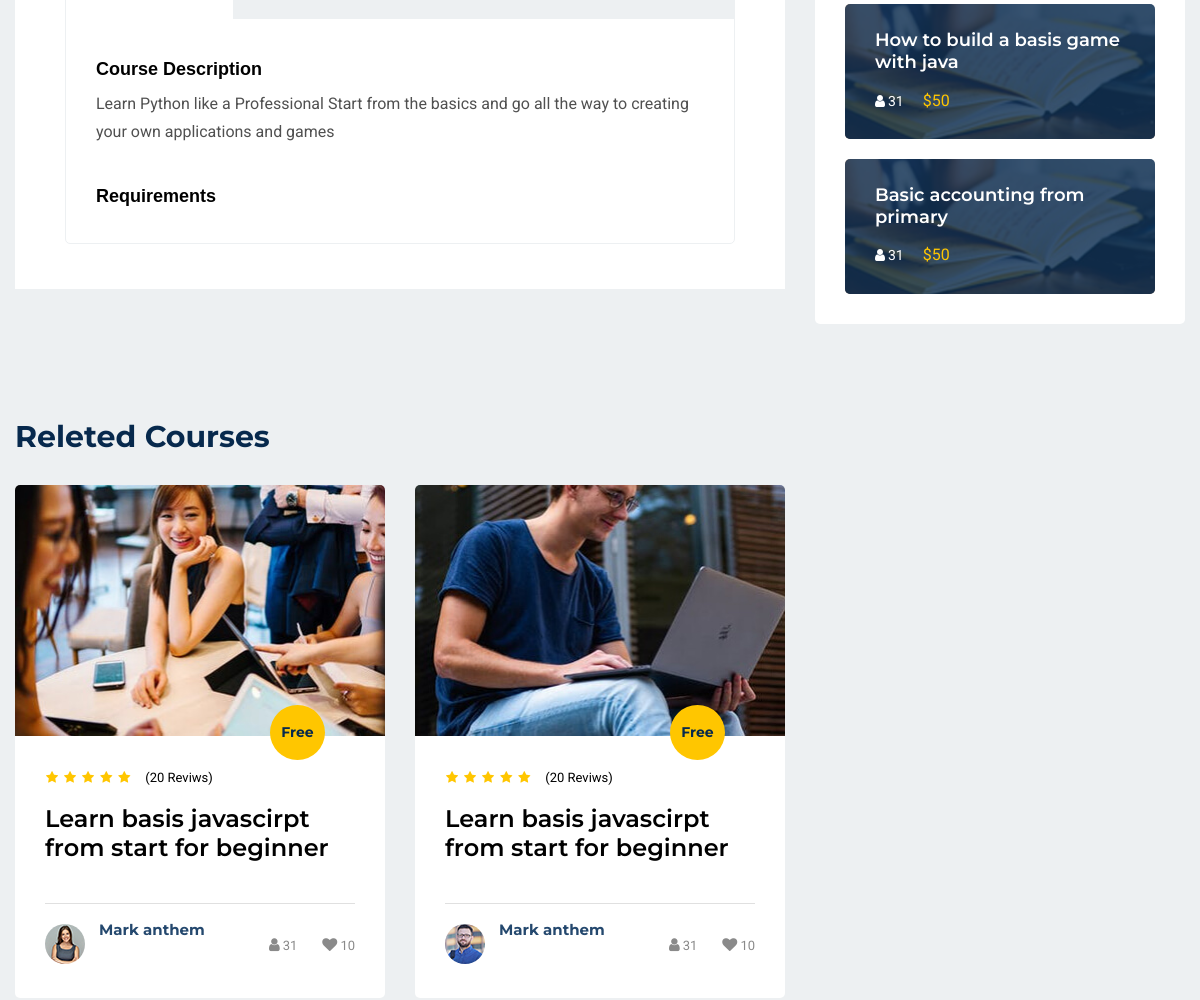
The app's page /single-course/python-for-beginners/ (middle part), older data.
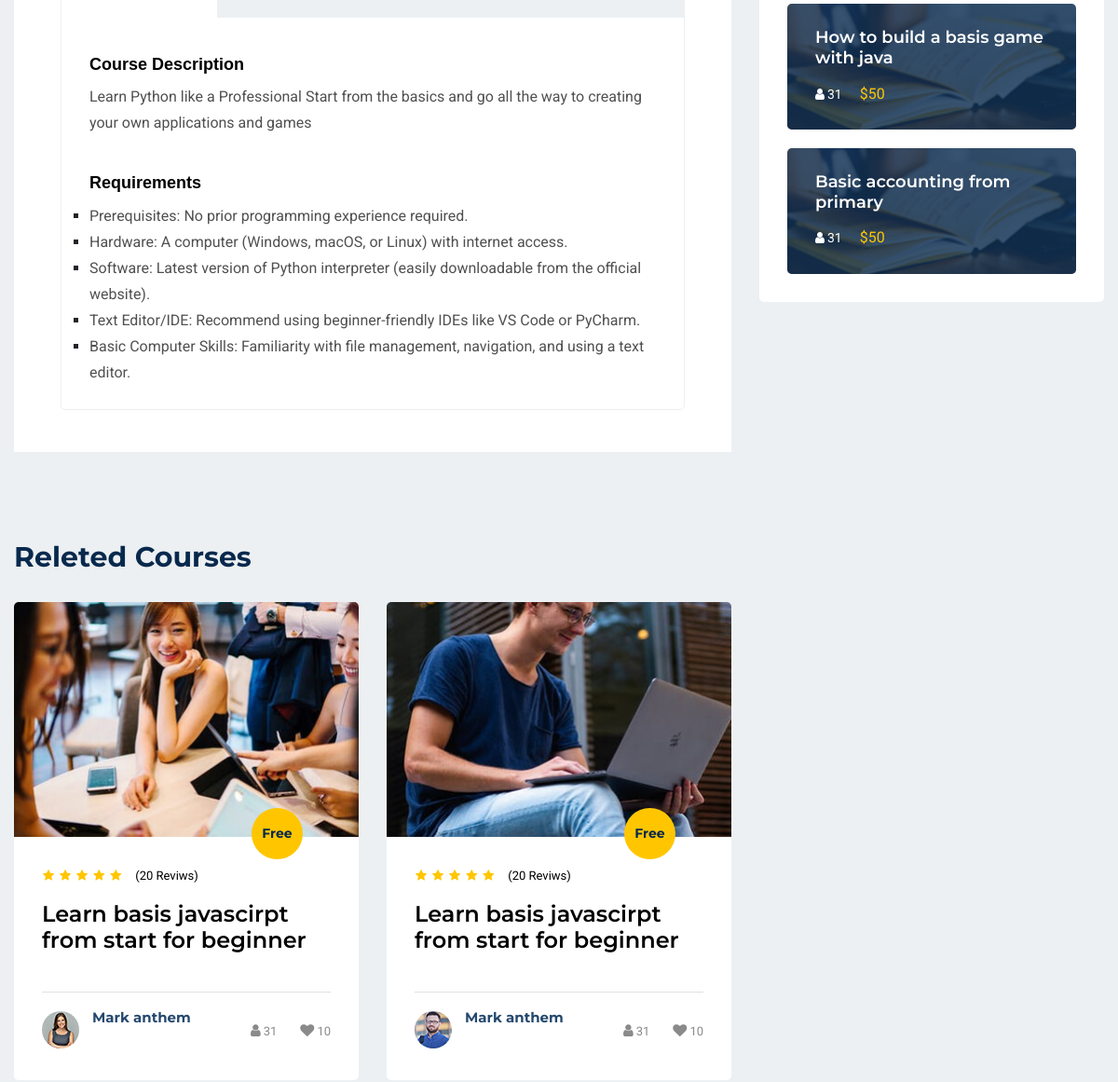
The same page, newer data.
### lms_main/models.py (models this page shows, shortened)
class Requirement(models.Model):
    requirement_points = models.CharField(
        max_length=500, default="no requirements")
    course = models.ForeignKey(
        lms_main_model.Course, on_delete=models.CASCADE)

### lms_main/views.py (the view)
def single_course(request, slug):
    single_course = models.Course.objects.filter(slug=slug).first()
    print(single_course)
    context = {
        'course': single_course,
    }
    return render(request, 'lms_main/single_course.html', context)

### lms_main/models.py (called while the page is built)
    def __str__(self):
        return f"Course {self.title}"

### user/models.py (called while the page is built)
    @property
    def profile_image_url(self):
        if self.profile_image and hasattr(self.profile_image, 'url'):
            return self.profile_image.url
        else:
            return "/static/images/profile/user.png"

### lms_main/templates/lms_main/single_course.html (shortened to what the changed rows need)
{% extends 'lms_main/base.html' %}
{% load static %}
{% load course_tags %}
{% block main %}
<section id="corses-singel" class="pt-90 pb-120 gray-bg">
    <div class="container">
        <div class="row">
            <div class="col-lg-8">
                <div class="corses-singel-left mt-30">
                    <div class="corses-tab mt-30">
                        <div class="tab-content" id="myTabContent">
                            <div class="tab-pane fade show active" id="overview" role="tabpanel"
                                aria-labelledby="overview-tab">
                                <div class="overview-description">
                                    <div class="singel-description pt-40">
                                        <ul style="list-style-type: square;">
                                            {% for requirement in course.requirement_set.all %}
                                            <li><p>{{ requirement.requirement_points}}</p></li>
                                            {% endfor %}
                                        </ul>
                                    </div>
                                </div>
                            </div>
                        </div>
                    </div>
                </div>
            </div>
        </div>
    </div>
</section>
{% endblock %}

Row changes from the older to the newer data that the page shows:
added Requirement: requirement_points "Prerequisites: No prior programming experience required."
added Requirement: requirement_points "Hardware: A computer (Windows, macOS, or Linux) with internet access."
added Requirement: requirement_points "Software: Latest version of Python interpreter (easily downloadable from the official website)."
added Requirement: requirement_points "Text Editor/IDE: Recommend using beginner-friendly IDEs like VS Code or PyCharm."
added Requirement: requirement_points "Basic Computer Skills: Familiarity with file management, navigation, and using a text editor."
